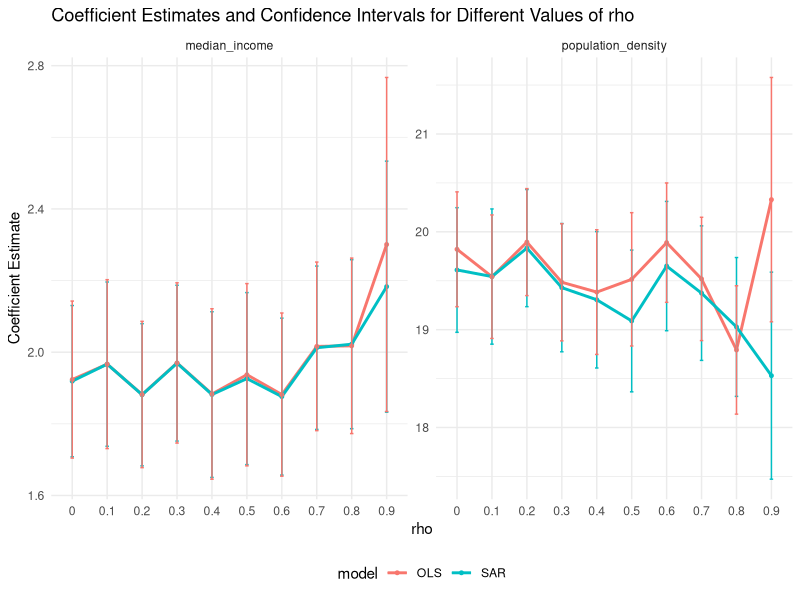
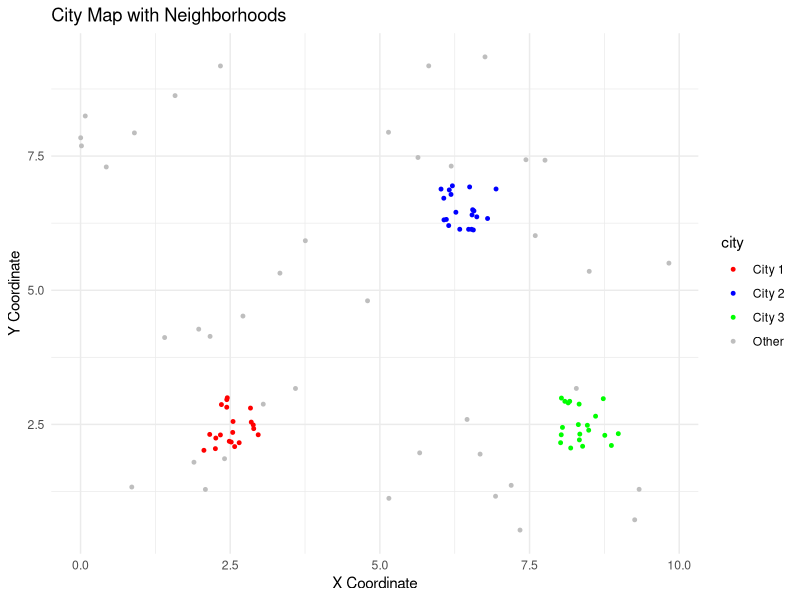

These figures' R source, in order:
library(ggplot2)
library(spdep)
library(spatialreg)
library(Matrix)

set.seed(42)
n <- 100  # Number of neighborhoods

coords <- matrix(runif(n * 2, 0, 10), ncol = 2)

city_coords <- rbind(
  cbind(runif(20, 2, 3), runif(20, 2, 3)),
  cbind(runif(20, 6, 7), runif(20, 6, 7)),
  cbind(runif(20, 8, 9), runif(20, 2, 3))
)

coords <- rbind(coords[-(1:60), ], city_coords)

# Create spatial weight matrix
nb <- dnearneigh(coords, 0, 2)  # Neighbors within distance of 2 units
W <- nb2listw(nb, style = "W")  # Spatial weights list

# True coefficients
beta <- c(100000, 2, 3)

median_income <- rnorm(n, mean = 40000, sd = 10000)
population_density <- rnorm(n, mean = 3000, sd = 500)

city_indices <- (n - 59):n
median_income[city_indices] <- rnorm(60, mean = 50000, sd = 12000)
population_density[city_indices] <- rnorm(60, mean = 12000, sd = 300)

X <- cbind(1, median_income, population_density)

results <- data.frame(rho = numeric(), model = character(),
                      term = character(), estimate = numeric(), 
                      conf.low = numeric(), conf.high = numeric())

rho_values <- seq(0, 0.9, by = 0.1)

for (rho in rho_values) {
  I <- diag(n)
  W_matrix <- as(as_dgRMatrix_listw(W), "CsparseMatrix")
  e <- rnorm(n, mean = 0, sd = 10000)
  epsilon <- solve(I - rho * W_matrix) %*% e
  
  housing_prices <- as.vector(X %*% beta + epsilon)
  housing_prices[city_indices] <- housing_prices[city_indices] + 150000
  
  data <- data.frame(housing_prices, median_income, population_density)

  sar_model <- lagsarlm(housing_prices ~ median_income + population_density, 
                        data = data, listw = W, method = "Matrix", tol.solve = 1e-22)
  
  sar_coefs <- coef(summary(sar_model))
  sar_ci <- confint(sar_model)
  
  for (term in c("median_income", "population_density")) {
    results <- rbind(results, data.frame(rho = rho, model = "SAR",
                                         term = term, 
                                         estimate = sar_coefs[term, "Estimate"],
                                         conf.low = sar_ci[term, 1], 
                                         conf.high = sar_ci[term, 2]))
  }
  
  ols_model <- lm(housing_prices ~ median_income + population_density, data = data)
  
  ols_coefs <- coef(summary(ols_model))
  ols_ci <- confint(ols_model)
  
  for (term in c("median_income", "population_density")) {
    results <- rbind(results, data.frame(rho = rho, model = "OLS",
                                         term = term, 
                                         estimate = ols_coefs[term, "Estimate"],
                                         conf.low = ols_ci[term, 1], 
                                         conf.high = ols_ci[term, 2]))
  }
}


ggplot(results, aes(x = factor(rho), y = estimate, color = model)) +
  geom_line(aes(group = interaction(term, model)), size = 1) +
  geom_point(size = 1) +
  geom_errorbar(aes(ymin = conf.low, ymax = conf.high), width = 0.1) +
  facet_wrap(~ term, scales = "free_y") +
  labs(title = "Coefficient Estimates and Confidence Intervals for Different Values of rho",
       x = "rho", y = "Coefficient Estimate") +
  theme_minimal() +
  theme(legend.position = "bottom")

city_labels <- rep("Other", n)
city_labels[city_indices] <- rep(c("City 1", "City 2", "City 3"), each = 20)

coords_df <- data.frame(coords, city = city_labels)
colnames(coords_df) <- c("x", "y", "city")

ggplot(coords_df, aes(x = x, y = y, color = city)) +
  geom_point(size = 1) +
  scale_color_manual(values = c("Other" = "grey", "City 1" = "red", "City 2" = "blue", "City 3" = "green")) +
  labs(title = "City Map with Neighborhoods",
       x = "X Coordinate", y = "Y Coordinate") +
  theme_minimal()
